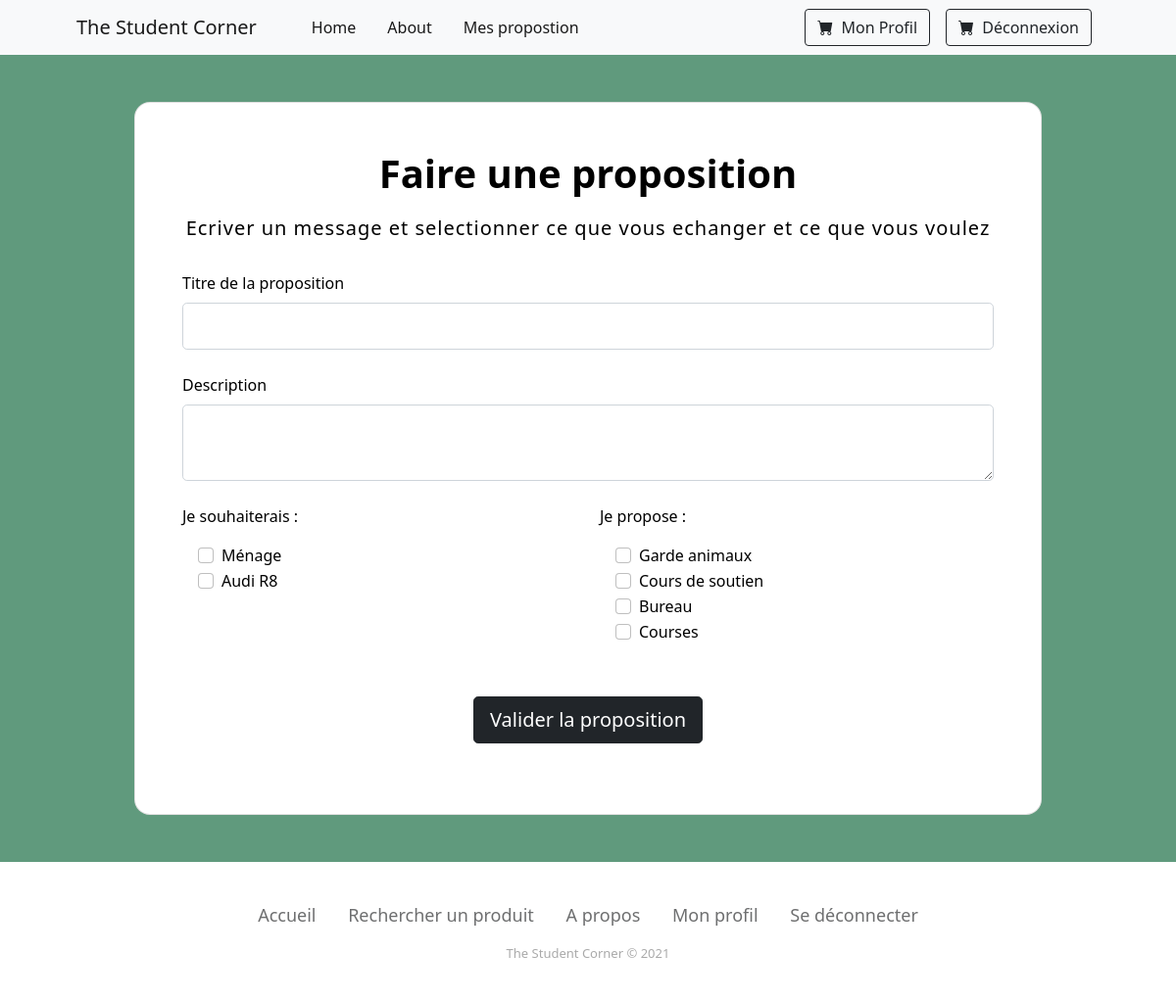
Screenshot of /?r=contact&to=9 (signed in) with the database file from the repository.
### tables this page shows
CREATE TABLE IF NOT EXISTS produit (
    idproduit int(11) NOT NULL AUTO_INCREMENT,
    nom varchar(100) NOT NULL,
    description varchar(100) NOT NULL,
    type int(11) NOT NULL,
    PRIMARY KEY (idproduit)
);

### controller/Controller.php (called while the page is built, shortened)
<?php
class Controller {
	public function render($view, $d=null) {
		$controller = get_class($this);
		$model = substr($controller, 0,
		strpos($controller, "Controller"));
		$data = $d;
		include_once "view/header.php";
		include_once "view/".strtolower($model)."/".$view.".php";
		include_once "view/footer.php";
	}
}

### controller/ContactController.php (called while the page is built, shortened)
<?php
class ContactController extends Controller {
  public function index(){
    $user = unserialize($_SESSION["user"]);
    $proposes = Offre::findOffres($user->idutilisateur);
    $to = new Utilisateur(parameters()["to"]);
    $demandes = Demande::findDemandes($to->idutilisateur);
    $this->render("index", ["user"=>$user,"to"=>$to,"demandes"=>$demandes,"proposes"=>$proposes]);
  }
}

### index.php (called while the page is built, shortened)
<?php
include_once "db.php";
include_once "tools.php";
include_once "controller/route.php";

### model/Model.php (called while the page is built, shortened)
<?php
class Model {
	public function __construct($id=null) {
		$class = get_class($this);
		$table = strtolower($class);
		if ($id != null) {
			$st = db()->prepare("select * from $table where id$table=:id");
			$st->bindValue(":id", $id);
			$st->execute();
			if ($st->rowCount() != 1) {
				throw new Exception("Not in table: ".$table." id: ".$id );
			} else {
				$row = $st->fetch(PDO::FETCH_ASSOC);
				$classes = glob('model/*');
				$classes_update = array();
				foreach($classes as &$value) {
					$value = substr($value,6);
					$value = substr($value,0,-4);
					$classes_update[strtolower($value)] = $value;
				}
				foreach($row as $field => $value) {
					if (substr($field, 0,2) == "id" && $field != "id".$table) {
						$linkedField = substr($field, 2);
						$this->$field = new $linkedClass($value);
					} else {
						$this->$field = $value;
					}
				}
			}
		}
	}
	public function __get($fieldName) {
		$varName = "_".$fieldName;
		if (property_exists(get_class($this), $varName))
			return $this->$varName;
		else {
			throw new Exception("Unknown variable: ".$fieldName." in ".get_class($this));
		}
	}
	public function __set($fieldName, $value) {
		$varName = "_".$fieldName;
		if ($value !== null) {
			if (property_exists(get_class($this), $varName)) {
				$class = get_class($this);
				$table = strtolower($class);
				$id = "_id".$fieldName;
				if (isset($value->$id)) {
					$st = db()->prepare("update $table set id$fieldName=:val where id$table=:id");
					$id = substr($id, 1);
					$st->bindValue(":val", $value->$id);
				} else {
					$st = db()->prepare("update $table set $fieldName=:val where id$table=:id");
					$st->bindValue(":val", $value);
				}
				$id = "id".$table;
				$st->bindValue(":id", $this->$id);
				$st->execute();
			} else {
				throw 	new Exception("Unknown variable: ".$fieldName. " in ".get_class($this));
			}
		}
	}
}

### db.php (called while the page is built)
<?php
$db = new PDO("mysql:host=localhost;dbname=info732","root","");
$db->exec("SET NAMES 'utf8';");
function db() { global $db; return $db; }

### model/Demande.php (called while the page is built, shortened)
<?php
class Demande extends Model {
	public function __construct($idutilisateur=null, $iddemande=null) {
		$class = get_class($this);
		$table = strtolower($class);
		if ($idutilisateur != null || $iddemande != null) {
			$st = db()->prepare("select * from $table where idutilisateur=:idutilisateur and iddemande=:iddemande");
			$st->bindValue(":idutilisateur", $idutilisateur);
			$st->bindValue(":iddemande", $iddemande);
			$st->execute();
			$this->produit = new Produit($this->iddemande);
		}
	}
	public static function findDemandes($idutilisateur){
		$sql = "select * from demande where idutilisateur=:idutilisateur";
		$st = db()->prepare($sql);
		$st->bindValue(":idutilisateur", $idutilisateur, PDO::PARAM_INT);
        $st->execute();
        $list = array();
        while($row = $st->fetch(PDO::FETCH_ASSOC)) {
            $list[] = new $class($row["idutilisateur"], $row["iddemande"]);
        }
        return $list;
	}
}

### tools.php (called while the page is built, shortened)
<?php
spl_autoload_register(function($name) {
	$dir = "model";
	if (strpos($name,"Controller") !== FALSE)
		$dir = "controller";
	$path = $dir."/".$name.".php";
});

### model/Role.php (called while the page is built, shortened)
<?php
class Role extends Model {
	public function __toString() {
		return get_class($this).": ".$this->nom_role;
	}
}

### model/Campus.php (called while the page is built, shortened)
<?php
class Campus extends Model {
	public function __toString() {
		return get_class($this).": ".$this->nom_campus;
	}
}

### model/Offre.php (called while the page is built, shortened)
<?php
class Offre extends Model {
	public function __construct($idutilisateur=null, $idoffre=null){
		$class = get_class($this);
		$table = strtolower($class);
		if ($idutilisateur != null || $iddemande != null) {
			$st = db()->prepare("select * from $table where idutilisateur=:idutilisateur and idoffre=:idoffre");
			$st->bindValue(":idutilisateur", $idutilisateur);
			$st->bindValue(":idoffre", $idoffre);
			$st->execute();
			$this->produit = new Produit($this->idoffre);
		}
	}
	public static function findOffres($idutilisateur){
		$sql = "select * from offre where idutilisateur=:idutilisateur";
		$st = db()->prepare($sql);
		$st->bindValue(":idutilisateur", $idutilisateur, PDO::PARAM_INT);
        $st->execute();
        $list = array();
        while($row = $st->fetch(PDO::FETCH_ASSOC)) {
            $list[] = new $class($row["idutilisateur"], $row["idoffre"]);
        }
        return $list;
	}
}

### view/contact/index.php (the view)
<section class="" style="background-color: #609a7d;">
  <div class="container py-5 h-100">
    <div class="row d-flex justify-content-center align-items-center h-100">
      <div class="col col-xl-10">
        <div class="card" style="border-radius: 1rem;">
          <div class="row g-0">
            <div class="card-body p-4 p-lg-5 text-black">
				<form action=".?r=contact/send&to=<?php echo $data["to"]->idutilisateur; ?>" method="post">
					<div class="mb-3 pb-1 text-center">
					<span class="h1 fw-bold mb-0">Faire une proposition</span>
					</div>
					<h5 class="fw-normal mb-3 pb-3 text-center" style="letter-spacing: 1px;">Ecriver un message et selectionner ce que vous echanger et ce que vous voulez</h5>
					<div class="form-outline mb-4">
					<label class="form-label" for="title">Titre de la proposition</label>
					<input type="text" id="title" name="title" class="form-control form-control-lg" />
					</div>
					<div class="form-outline mb-4">
					<label class="form-label" for="desc">Description</label>
					<textarea id="desc" name="desc" rows="2" class ="form-control form-control-lg"></textarea>
					</div>
					<div class = "row">
						<div class = "col mb-5 min-vw-50">
							<p class="fw-normal">Je souhaiterais :</p>
							<div class="mx-3">
							<?php
								foreach($data["demandes"] as $d){
									$produit = $d->produit;
									echo <<<html
									<div class="form-check">
										<input
											class="form-check-input"
											type="checkbox"
											value="$produit->idproduit"
											id="flexCheckDefault"
											name="wants[]"
										/>
										<label class="form-check-label" for="flexCheckDefault">
											$produit->nom
										</label>
									</div>
									html;
								}
								?>
							</div>
						</div>
						<div class = "col mb-5 min-vw-50">
							<p class="fw-normal">Je propose :</p>
							<div class="mx-3">
								<?php
								foreach($data["proposes"] as $d){
									$produit = $d->produit;
									echo <<<html
									<div class="form-check">
										<input
											class="form-check-input"
											type="checkbox"
											value="$produit->idproduit"
											id="flexCheckDefault"
											name="gives[]"
										/>
										<label class="form-check-label" for="flexCheckDefault">
											$produit->nom
										</label>
									</div>
									html;
								}
								?>
							</div>
						</div>
					</div>
					<div class="pt-1 mb-4 text-center">
					<button class="btn btn-dark btn-lg btn-block" type="submit">Valider la proposition</button>
					</div>
				</form>
			</div>
          </div>
        </div>
      </div>
    </div>
  </div>
</section>

### rows the page displays
produit: nom "Ménage"
produit: nom "Audi R8"
produit: nom "Garde animaux"
produit: nom "Cours de soutien"
produit: nom "Bureau"
produit: nom "Courses"
